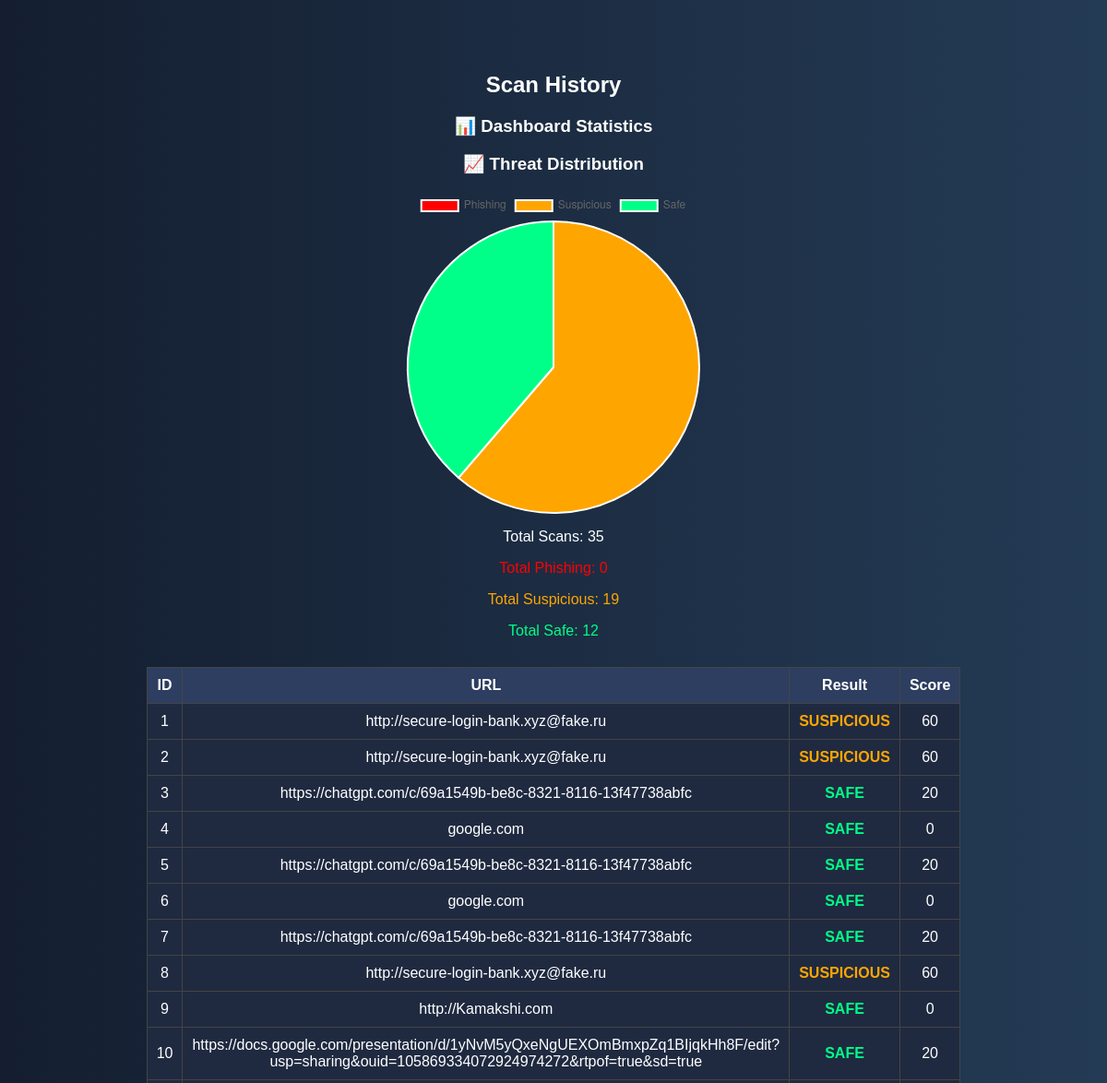
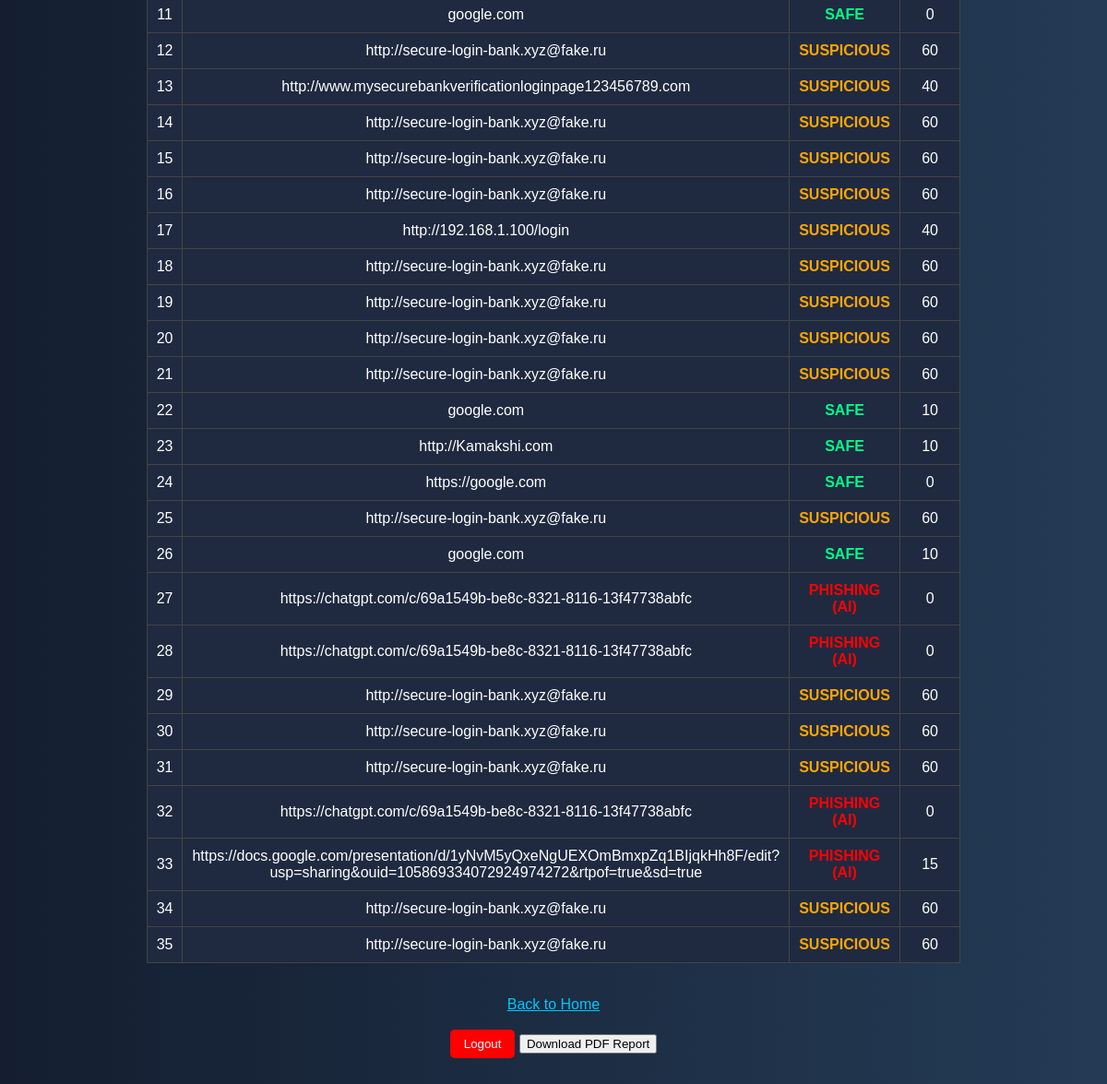
The page /history (signed in) on the database its author committed (2 pictures, top to bottom).
### tables this page shows
CREATE TABLE scans (
            id INTEGER PRIMARY KEY AUTOINCREMENT,
            url TEXT,
            result TEXT,
            score INTEGER
        );

### app.py (the view)
@app.route("/history")
def history():
    if "admin" not in session:
        return redirect(url_for("login"))
    conn = sqlite3.connect("database.db")
    cursor = conn.cursor()
    cursor.execute("SELECT * FROM scans")
    data = cursor.fetchall()
    cursor.execute("SELECT COUNT(*) FROM scans")
    total_scans = cursor.fetchone()[0]
    cursor.execute("SELECT COUNT(*) FROM scans WHERE result='PHISHING'")
    total_phishing = cursor.fetchone()[0]
    cursor.execute("SELECT COUNT(*) FROM scans WHERE result='SUSPICIOUS'")
    total_suspicious = cursor.fetchone()[0]
    cursor.execute("SELECT COUNT(*) FROM scans WHERE result='SAFE'")
    total_safe = cursor.fetchone()[0]
    conn.close()
    return render_template("history.html",
                           data=data,
                           total_scans=total_scans,
                           total_phishing=total_phishing,
                           total_suspicious=total_suspicious,
                           total_safe=total_safe)

### templates/history.html (shortened to what this page needs)
<!DOCTYPE html>
<html>
<head>
</head>
<body>
<h2>Scan History</h2>
<div style="margin-bottom: 30px;">
    <h3>📊 Dashboard Statistics</h3>
    <h3>📈 Threat Distribution</h3>
<div style="width: 350px; margin: auto;">
    <canvas id="threatChart"></canvas>
</div>    <p>Total Scans: {{ total_scans }}</p>
    <p style="color:red;">Total Phishing: {{ total_phishing }}</p>
    <p style="color:orange;">Total Suspicious: {{ total_suspicious }}</p>
    <p style="color:#00ff88;">Total Safe: {{ total_safe }}</p>
</div>
<table>
    <tr>
        <th>ID</th>
        <th>URL</th>
        <th>Result</th>
        <th>Score</th>
    </tr>
    {% for row in data %}
    <tr>
        <td>{{ row[0] }}</td>
        <td>{{ row[1] }}</td>
        {% if row[2] == "SAFE" %}
            <td class="safe">{{ row[2] }}</td>
        {% elif row[2] == "SUSPICIOUS" %}
            <td class="suspicious">{{ row[2] }}</td>
        {% else %}
            <td class="phishing">{{ row[2] }}</td>
        {% endif %}
        <td>{{ row[3] }}</td>
    </tr>
    {% endfor %}
</table>
<br><br>
<a href="/">Back to Home</a>
<script>
var ctx = document.getElementById('threatChart').getContext('2d');
var threatChart = new Chart(ctx, {
    type: 'pie',
    data: {
        labels: ['Phishing', 'Suspicious', 'Safe'],
        datasets: [{
            data: [
                {{ total_phishing }},
                {{ total_suspicious }},
                {{ total_safe }}
            ],
            backgroundColor: [
                'red',
                'orange',
                '#00ff88'
            ]
        }]
    },
    options: {
        responsive: true,
        maintainAspectRatio: true
    }
});
</script>
<br><br>
<button onclick="window.location.href='/logout'"
        style="background:red; color:white; padding:8px 15px; border:none; border-radius:5px;">
    Logout
</button>
<button onclick="window.location.href='/download_report'">
Download PDF Report
</button>
</body>
</html>

### templates/history.html (style rules this page uses)
body { background: linear-gradient(to right, #141e30, #243b55); font-family: Arial; color: white; text-align: center; padding: 50px; }
table { margin: auto; border-collapse: collapse; width: 80%; background-color: #1f2a40; }
th, td { padding: 10px; border: 1px solid #444; }
th { background-color: #2d3e60; }
.safe { color: #00ff88; font-weight: bold; }
.suspicious { color: orange; font-weight: bold; }
.phishing { color: red; font-weight: bold; }
a { color: #00c6ff; }

### rows shown on the page
scans: id "1", url "http://secure-login-bank.xyz@fake.ru", result "SUSPICIOUS", score "60"
scans: id "2", url "http://secure-login-bank.xyz@fake.ru", result "SUSPICIOUS", score "60"
scans: id "3", url "https://chatgpt.com/c/69a1549b-be8c-8321-8116-13f47738abfc", result "SAFE", score "20"
scans: id "4", url "google.com", result "SAFE", score "0"
scans: id "5", url "https://chatgpt.com/c/69a1549b-be8c-8321-8116-13f47738abfc", result "SAFE", score "20"
scans: id "6", url "google.com", result "SAFE", score "0"
scans: id "7", url "https://chatgpt.com/c/69a1549b-be8c-8321-8116-13f47738abfc", result "SAFE", score "20"
scans: id "8", url "http://secure-login-bank.xyz@fake.ru", result "SUSPICIOUS", score "60"
scans: id "9", url "http://Kamakshi.com", result "SAFE", score "0"
scans: id "10", url "https://docs.google.com/presentation/d/1yNvM5yQxeNgUEXOmBmxpZq1BIjqkHh8F/edit?usp=sharing&ouid=105869334072924974272&rtpof=true&sd=true", result "SAFE", score "20"
scans: id "11", url "google.com", result "SAFE", score "0"
scans: id "12", url "http://secure-login-bank.xyz@fake.ru", result "SUSPICIOUS", score "60"
scans: id "13", url "http://www.mysecurebankverificationloginpage123456789.com", result "SUSPICIOUS", score "40"
scans: id "14", url "http://secure-login-bank.xyz@fake.ru", result "SUSPICIOUS", score "60"
scans: id "15", url "http://secure-login-bank.xyz@fake.ru", result "SUSPICIOUS", score "60"
scans: id "16", url "http://secure-login-bank.xyz@fake.ru", result "SUSPICIOUS", score "60"
scans: id "17", url "http://192.168.1.100/login", result "SUSPICIOUS", score "40"
scans: id "18", url "http://secure-login-bank.xyz@fake.ru", result "SUSPICIOUS", score "60"
scans: id "19", url "http://secure-login-bank.xyz@fake.ru", result "SUSPICIOUS", score "60"
scans: id "20", url "http://secure-login-bank.xyz@fake.ru", result "SUSPICIOUS", score "60"
scans: id "21", url "http://secure-login-bank.xyz@fake.ru", result "SUSPICIOUS", score "60"
scans: id "22", url "google.com", result "SAFE", score "10"
scans: id "23", url "http://Kamakshi.com", result "SAFE", score "10"
scans: id "24", url "https://google.com", result "SAFE", score "0"
scans: id "25", url "http://secure-login-bank.xyz@fake.ru", result "SUSPICIOUS", score "60"
scans: id "26", url "google.com", result "SAFE", score "10"
scans: id "27", url "https://chatgpt.com/c/69a1549b-be8c-8321-8116-13f47738abfc", result "PHISHING (AI)", score "0"
scans: id "28", url "https://chatgpt.com/c/69a1549b-be8c-8321-8116-13f47738abfc", result "PHISHING (AI)", score "0"
scans: id "29", url "http://secure-login-bank.xyz@fake.ru", result "SUSPICIOUS", score "60"
scans: id "30", url "http://secure-login-bank.xyz@fake.ru", result "SUSPICIOUS", score "60"
scans: id "31", url "http://secure-login-bank.xyz@fake.ru", result "SUSPICIOUS", score "60"
scans: id "32", url "https://chatgpt.com/c/69a1549b-be8c-8321-8116-13f47738abfc", result "PHISHING (AI)", score "0"
scans: id "33", url "https://docs.google.com/presentation/d/1yNvM5yQxeNgUEXOmBmxpZq1BIjqkHh8F/edit?usp=sharing&ouid=105869334072924974272&rtpof=true&sd=true", result "PHISHING (AI)", score "15"
scans: id "34", url "http://secure-login-bank.xyz@fake.ru", result "SUSPICIOUS", score "60"
scans: id "35", url "http://secure-login-bank.xyz@fake.ru", result "SUSPICIOUS", score "60"

### other values the page prints
{{ total_scans }} "35"
{{ total_phishing }} "0"
{{ total_suspicious }} "19"
{{ total_safe }} "12"
chart data {{ total_phishing }} 0
chart data {{ total_suspicious }} 19
chart data {{ total_safe }} 12
